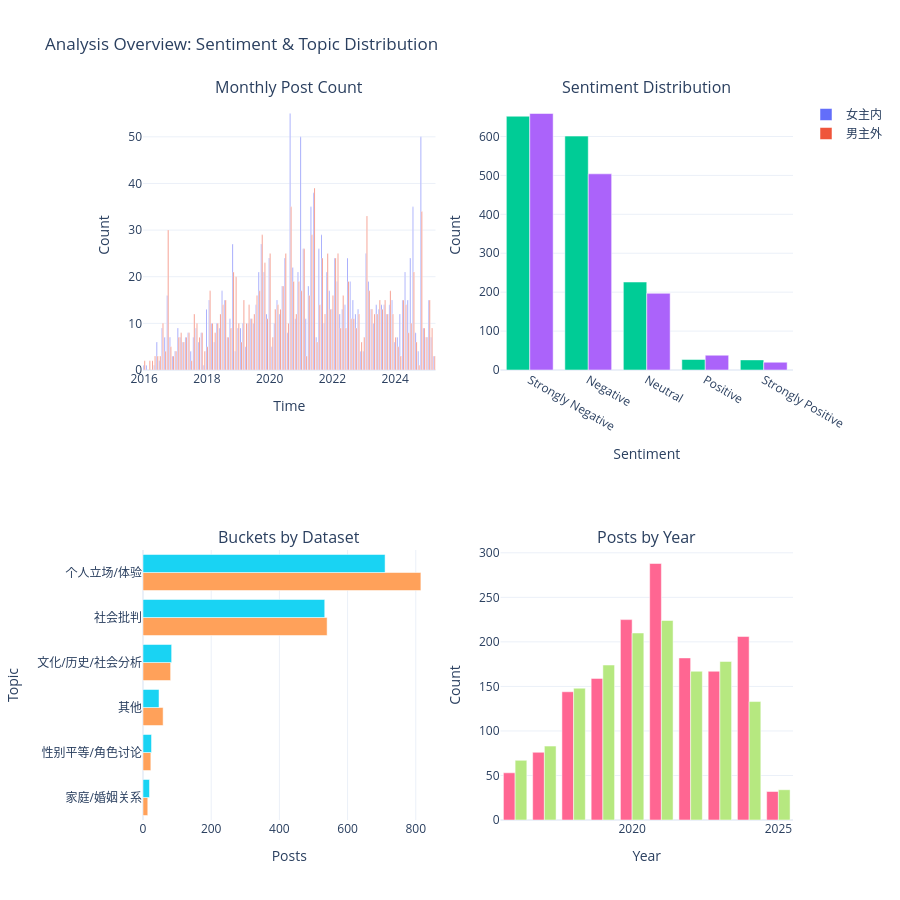

Notebook source saved alongside this figure:
### Markdown cell above
## Section 6: Build an Interactive Time-Based Visualization

### Code cell
# Simplified dashboard with key metrics
fig_dash = make_subplots(
    rows=2, cols=2,
    subplot_titles=('Monthly Post Count', 'Sentiment Distribution', 'Buckets by Dataset', 'Posts by Year'),
    specs=[[{'secondary_y': False}, {'secondary_y': False}],
           [{'secondary_y': False}, {'secondary_y': False}]]
)

# Plot 1: Monthly volume
for dataset in ['女主内', '男主外']:
    data = monthly_stats[monthly_stats['dataset'] == dataset]
    fig_dash.add_trace(
        go.Bar(x=data['year_month'], y=data['count'], name=dataset,
               hovertemplate='<b>%{fullData.name}</b><br>%{x|%Y-%m}: %{y} posts<extra></extra>',
               showlegend=True),
        row=1, col=1
    )

# Plot 2: Sentiment counts (from previous cell data)
for dataset in ['女主内', '男主外']:
    data = sentiment_by_dataset[sentiment_by_dataset['dataset'] == dataset].sort_values('qwen_sentiment')
    fig_dash.add_trace(
        go.Bar(x=[sentiment_map[int(s)] for s in data['qwen_sentiment']], 
               y=data['count'], name=f'{dataset}',
               hovertemplate='<b>%{fullData.name}</b><br>%{x}: %{y}<extra></extra>',
               showlegend=False),
        row=1, col=2
    )

# Plot 3: Buckets
for dataset in ['女主内', '男主外']:
    data = bucket_total[bucket_total['dataset'] == dataset]
    fig_dash.add_trace(
        go.Bar(y=data['qwen_bucket'], x=data['count'], name=dataset,
               orientation='h', showlegend=False,
               hovertemplate='<b>%{fullData.name}</b><br>%{y}: %{x}<extra></extra>'),
        row=2, col=1
    )

# Plot 4: Yearly totals
yearly_totals = df_clean.groupby(['year', 'dataset']).size().reset_index(name='count')
for dataset in ['女主内', '男主外']:
    data = yearly_totals[yearly_totals['dataset'] == dataset]
    fig_dash.add_trace(
        go.Bar(x=data['year'], y=data['count'], name=dataset,
               hovertemplate='<b>%{fullData.name}</b><br>%{x}: %{y} posts<extra></extra>',
               showlegend=False),
        row=2, col=2
    )

fig_dash.update_xaxes(title_text='Time', row=1, col=1)
fig_dash.update_xaxes(title_text='Sentiment', row=1, col=2)
fig_dash.update_xaxes(title_text='Posts', row=2, col=1)
fig_dash.update_xaxes(title_text='Year', row=2, col=2)

fig_dash.update_yaxes(title_text='Count', row=1, col=1)
fig_dash.update_yaxes(title_text='Count', row=1, col=2)
fig_dash.update_yaxes(title_text='Topic', row=2, col=1)
fig_dash.update_yaxes(title_text='Count', row=2, col=2)

fig_dash.update_layout(
    title_text='Analysis Overview: Sentiment & Topic Distribution',
    height=900,
    showlegend=True,
    hovermode='closest',
    template='plotly_white',
    barmode='group'
)

fig_dash.show()
